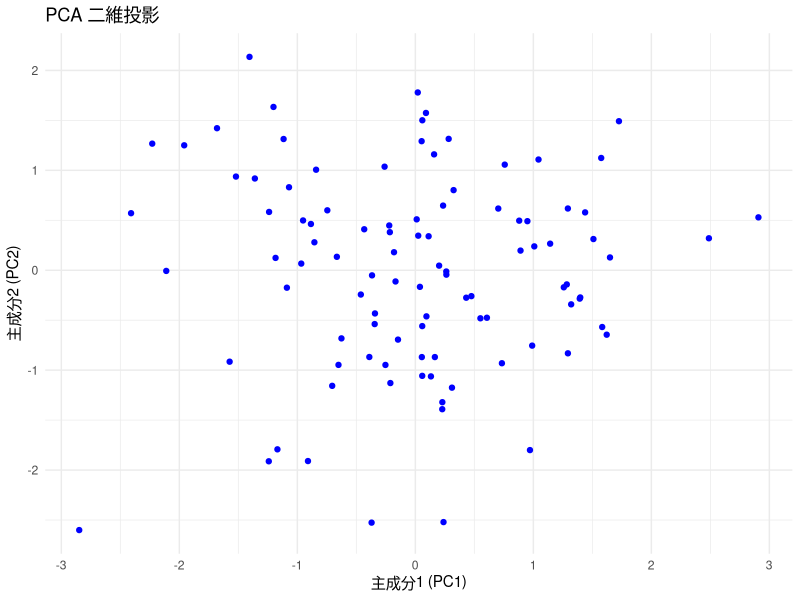

Here is the R script that generated this plot:
# 檢查並安裝所需套件
if(!require('ggplot2')) {install.packages('ggplot2'); library(ggplot2)}

# 產生一些範例的三維資料
set.seed(123)
data <- data.frame(
  X = rnorm(100),
  Y = rnorm(100, mean = 5, sd = 2),
  Z = rnorm(100, mean = -3, sd = 1)
)

# 執行PCA分析
pca_result <- prcomp(data, scale. = TRUE)

# 查看PCA結果的摘要
summary(pca_result)

# 提取前兩個主成分
pca_data <- data.frame(pca_result$x[, 1:2])

# 繪製PCA結果的二維圖形
ggplot(pca_data, aes(x = PC1, y = PC2)) +
  geom_point(color = "blue") +
  labs(title = "PCA 二維投影", x = "主成分1 (PC1)", y = "主成分2 (PC2)") +
  theme_minimal()
